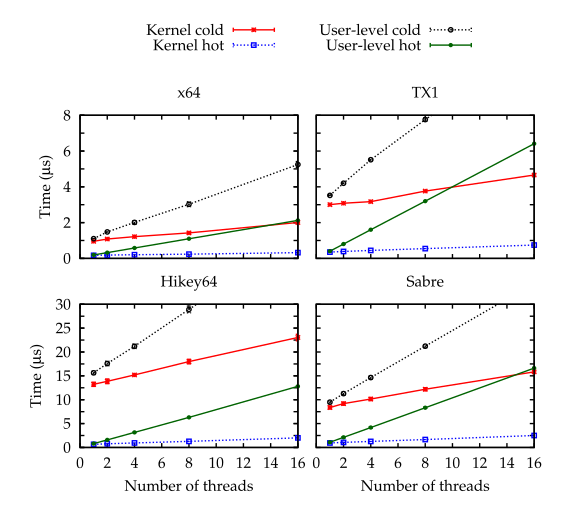

Write the gnuplot code that produced this figure.
# Common style definitions
load "imgs/common.inc"
# output file
set output "imgs/mode-switch-all.eps"

# data
x86_hi_cold = "data/generated/haswell-up-hi-cold.dat"
x86_hi_hot = "data/generated/haswell-up-hi-hot.dat"
x86_ul_cold = "data/generated/haswell-ul-ul-cold.dat"
x86_ul_hot = "data/generated/haswell-ul-ul-hot.dat"

arm_hi_cold = "data/generated/sabre-up-hi-cold.dat"
arm_hi_hot = "data/generated/sabre-up-hi-hot.dat"
arm_ul_cold = "data/generated/sabre-ul-ul-cold.dat"
arm_ul_hot = "data/generated/sabre-ul-ul-hot.dat"

tx1_hi_cold = "data/generated/tx1-up-hi-cold.dat"
tx1_hi_hot = "data/generated/tx1-up-hi-hot.dat"
tx1_ul_cold = "data/generated/tx1-ul-ul-cold.dat"
tx1_ul_hot = "data/generated/tx1-ul-ul-hot.dat"

hikey_hi_cold = "data/generated/hikey64-up-hi-cold.dat"
hikey_hi_hot = "data/generated/hikey64-up-hi-hot.dat"
hikey_ul_cold = "data/generated/hikey64-ul-ul-cold.dat"
hikey_ul_hot = "data/generated/hikey64-ul-ul-hot.dat"

# dimensions for multiplot
NX=2;NY=2
DX=0.15;DY=0.1;SX=0.5;SY=0.4
M=1
set bmargin M; set tmargin 2; set lmargin M; set rmargin M
set size SX*NX+DX*1.5,SY*NY+DY*1.8+DY

set multiplot
# all graphs this size
set size SX,SY
# dummy plot to spread keys across full width
set origin 0,NY*2
set key at screen SX+0.1, screen SY+SY+0.2 center maxrows 2
plot  x86_hi_cold using 1:($2/x86_clk):($3/x86_clk) with errorlines title 'Kernel cold', \
      x86_hi_hot  using 1:($2/x86_clk):($3/x86_clk) with errorlines title 'Kernel hot', \
      x86_ul_cold using 1:($2/x86_clk):($3/x86_clk) with errorlines title 'User-level cold', \
      x86_ul_hot  using 1:($2/x86_clk):($3/x86_clk) with errorlines title 'User-level hot'
     
# proper plots
#
# top left 
unset key
set title "x64"
set ylabel "Time ({/Symbol m}s)"
set xrange [0:16]
unset ytics
set ytics 1
set format y ''
set ytics add ('0' 0, '2'2, '4' 4, '6' 6, '8' 8)

set yrange [0:8]
set format x ''
set origin DX,DY+SY

plot  x86_hi_cold using 1:($2/x86_clk):($3/x86_clk) with errorlines title 'Kernel cold', \
      x86_hi_hot  using 1:($2/x86_clk):($3/x86_clk) with errorlines title 'Kernel hot', \
      x86_ul_cold using 1:($2/x86_clk):($3/x86_clk) with errorlines title 'User-level cold', \
      x86_ul_hot  using 1:($2/x86_clk):($3/x86_clk) with errorlines title 'User-level hot'

# top right 
set title "TX1"
unset ylabel 
set origin DX+SX,DY+SY
# dont label y units
set format y ''
unset ytics
set ytics 1

plot  tx1_hi_cold using 1:($2/tx1_clk):($3/tx1_clk) with errorlines title 'Kernel cold', \
      tx1_hi_hot  using 1:($2/tx1_clk):($3/tx1_clk) with errorlines title 'Kernel hot', \
      tx1_ul_cold using 1:($2/tx1_clk):($3/tx1_clk) with errorlines title 'User-level cold', \
      tx1_ul_hot  using 1:($2/tx1_clk):($3/tx1_clk) with errorlines title 'User-level hot'

# bottom left 
set xlabel "Number of threads"
unset xtics
set xtics 2
set format x '%g'
unset key
set title "Hikey64"
set ylabel "Time ({/Symbol m}s)"
set xrange [0:16]
set yrange [0:30]
set ytics 2.5
set ytics add ('0' 0, '5' 5, '10' 10, '15' 15, '20' 20, '25' 25, '30' 30)
set origin DX,DY


plot  hikey_hi_cold using 1:($2/hikey_clk):($3/hikey_clk) with errorlines title 'Kernel cold', \
      hikey_hi_hot  using 1:($2/hikey_clk):($3/hikey_clk) with errorlines title 'Kernel hot', \
      hikey_ul_cold using 1:($2/hikey_clk):($3/hikey_clk) with errorlines title 'User-level cold', \
      hikey_ul_hot  using 1:($2/hikey_clk):($3/hikey_clk) with errorlines title 'User-level hot'
 

# bottom right
set ylabel ""
set title "Sabre"
unset ytics
set ytics 2.5 
set origin DX+SX,DY
plot  arm_hi_cold using 1:($2/arm_clk):($3/arm_clk) with errorlines title 'Hi cold', \
      arm_hi_hot  using 1:($2/arm_clk):($3/arm_clk) with errorlines title 'Hi hot', \
      arm_ul_cold using 1:($2/arm_clk):($3/arm_clk) with errorlines title 'ul cold', \
      arm_ul_hot  using 1:($2/arm_clk):($3/arm_clk) with errorlines title 'ul hot'
